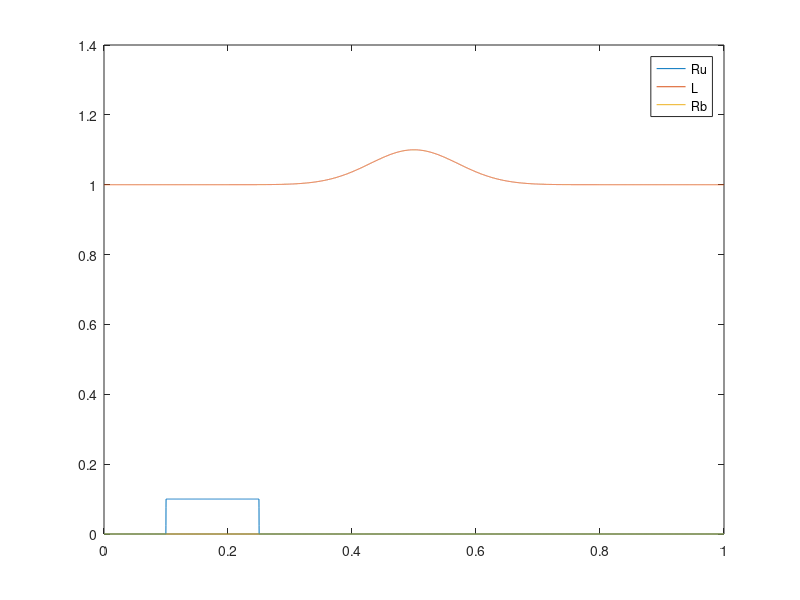

Write MATLAB code to recreate this figure. (Note: this script raises an error after producing the figure.)
function main_func()
N=1e4;
T_tot=1e2;
dt=0.1;
Q=1;
t_plot=2;





N=N+1;
sz=N;
i=(1:N)';
x=linspace(0,Q,N)';
h=(x(end)-x(1))/(N-1);

jump=[circshift(i,-1) circshift(i,1)];


N_species = 5;
N_rx = 8;
D = [0  0  0  0  0];
N_slow = 5;
chems={'Ru','L','Rb','Du','Db'};





ic = [0 1 0 0 0];
u0=repmat(ic,[sz,1]);

u=u0;
u_aux=0.1





figure(1);clf();
t=0;
v_prev=0;
last_plot=-inf;
dudt_adv=sparse(sz,sz);

u_for = sparse(1:sz , jump(:,1)',1);
u_back = sparse(1:sz , jump(:,2)',1);
eye = speye(sz);
u_x_for=(u_for-eye)/h;
u_x_for(end,:)=u_x_for(end-1,:);

u_x_back=(eye-u_back)/h;
u_x_back(1,:)=u_x_back(2,:);


    
   
    
    f0_for_adv = u_for;
    f0_adv=eye;
    
    
    f0_for = f0_for_adv;
    f0=f0_adv;
    
P=0.150000000;
c=1.000000000;
k4r=1.000000000;
R0=1.000000000;
k1r=1.000000000;
k2r=1.000000000;
kdr=1.000000000;
D0=1.000000000;
k4d=1.000000000;
gamma_L=1;
Q=1;
cnsrv_1=1;


V=[0 0 0 0 0];
in_cell = x>=u_aux(1) & x<=(u_aux(1)+P);
front = x>=u_aux(1)+P./2 & x<=u_aux(1)+P;
rear = x>=u_aux(1) & x<u_aux(1)+P./2 ;
Rb_rear = trapz(x(rear),u(rear,3));
Rb_front = trapz(x(front),u(front,3));
v_cell = c.*(Rb_front-Rb_rear);
a=u_aux(1);

f_aux=[v_cell];
f0_star = (f0_for+f0)/2-(sign(v_prev).*(f0_for-f0))/2;
    
CFL_max=0.8;
dt0=dt;

while t<T_tot && a+P<Q
    
    in_cell = x>=u_aux(1) & x<=(u_aux(1)+P);
front = x>=u_aux(1)+P./2 & x<=u_aux(1)+P;
rear = x>=u_aux(1) & x<u_aux(1)+P./2 ;
Rb_rear = trapz(x(rear),u(rear,3));
Rb_front = trapz(x(front),u(front,3));
v_cell = c.*(Rb_front-Rb_rear);
a=u_aux(1);

f_aux=[v_cell];
v=v_cell;



    dt=min(CFL_max*h/abs(v), dt0);
    nu_for=v*dt/h;
    if sign(v) ~=sign(v_prev) || t==0
        f0_star = (f0_for+f0)/2-(sign(v).*(f0_for-f0))/2;
    end
    
    f1_star=f0_star;
    dudt0_adv=-(f1_star - f1_star(jump(:,2),:))/(h);
    f_Ru =  (k4r.*R0.*in_cell)-(k4r.*u(:,1))-(k1r.*u(:,1).*u(:,2))+ (k2r.*u(:,3));
f_L = -(k1r.*u(:,1).*u(:,2))+ (k2r.*u(:,3))-(kdr.*u(:,2).*u(:,4))+ (kdr.*u(:,5));
f_Rb =  (k1r.*u(:,1).*u(:,2))-(k2r.*u(:,3));
f_Du =  (kdr.*D0)-(k4d.*u(:,4))-(kdr.*u(:,2).*u(:,4))+ (kdr.*u(:,5));

Rx = [f_Ru,...
f_L,...
f_Rb,...
f_Du,...
- f_L - f_Rb];
Rx(:,2)=Rx(:,2)+exp(-((x-Q/2).^2)/(0.1)^2);

    Rx_tilde = (Rx(jump(:,1),:)+Rx)/2;
    Rx_star = (1+sign(v))*Rx_tilde(jump(:,2),:)/2 ...
             + (1-sign(v))*Rx_tilde/2;
    u=u+dudt0_adv*u*(v*dt)+Rx_star*dt;
    if t-last_plot>=t_plot
        inds=[1 2 3];
        hplot=plot(x,u(:,inds));
        legend(hplot,chems{inds})
        xline(a);
        xline(a+P);
        drawnow

        last_plot=t;
    end
    t=t+dt;
    in_cell_prev=in_cell;
    
    u_aux=u_aux+f_aux*dt;
    v_prev=v;
end
save('C:\Users\metap\git\RD_lab\_gen_model_Nov2015\results\1D_RDA_PDE.mat')
end
